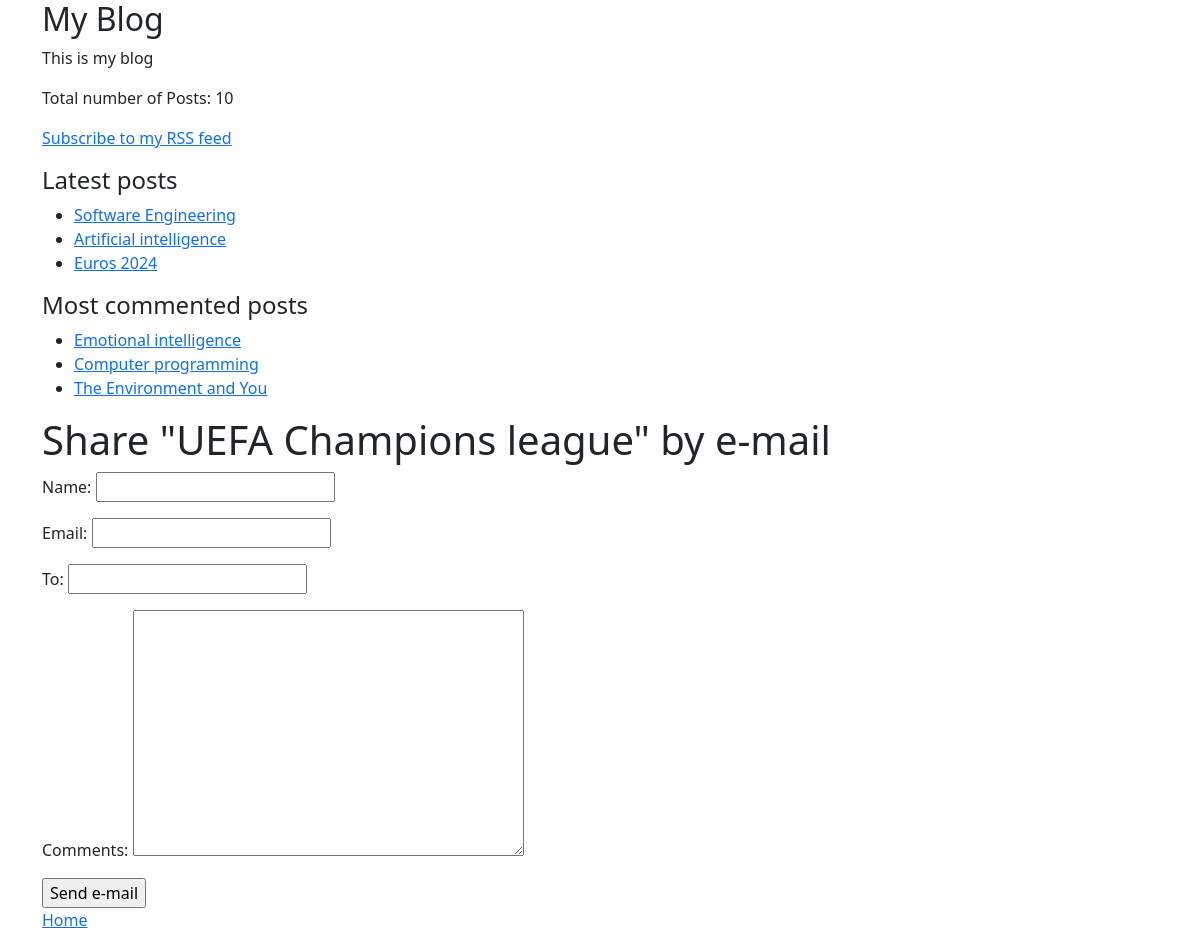
Page /2/share on the earlier database version.
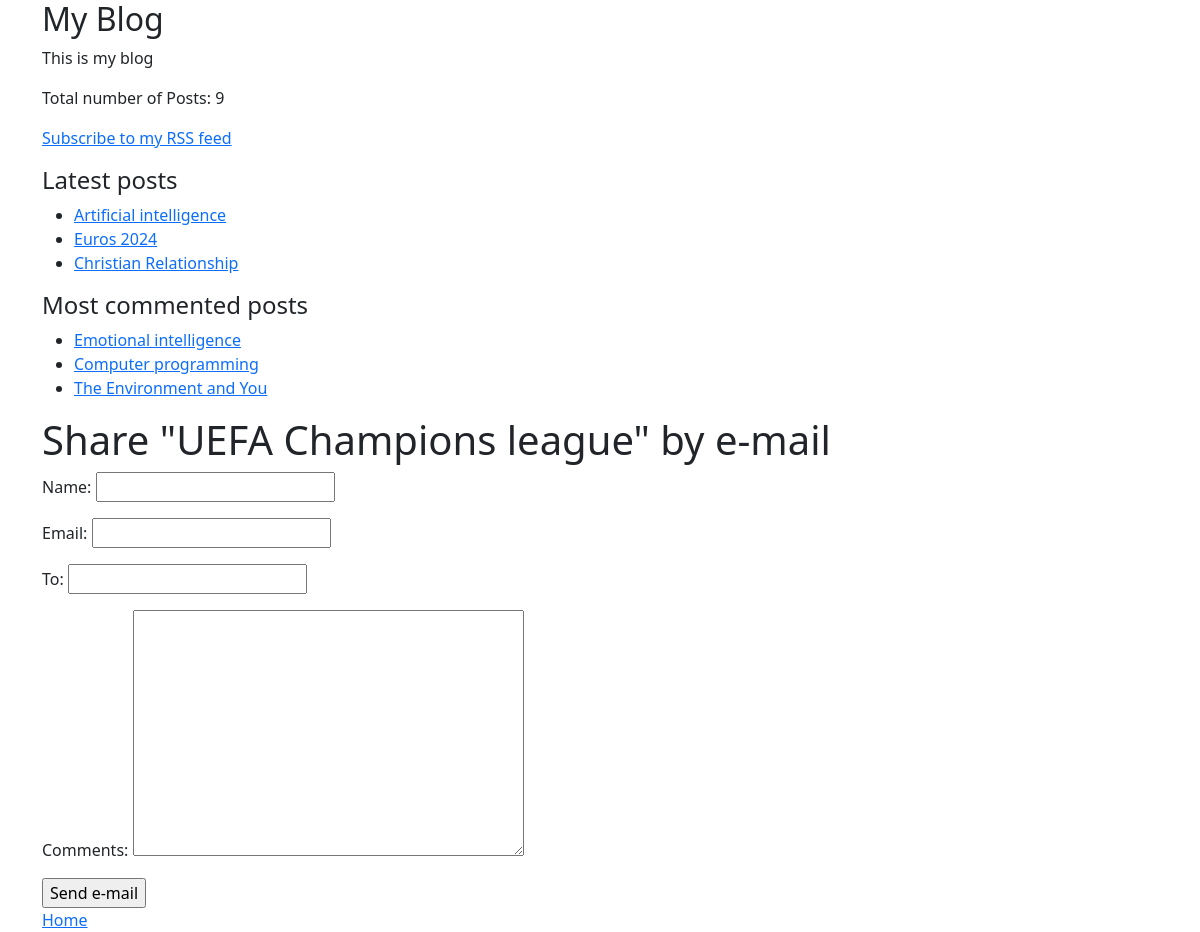
Same page on the later database version.
### forumsite/models.py (models this page shows, shortened)
class Post(models.Model):
  class Status(models.TextChoices):
    DRAFT = 'DF','Draft'
    PUBLISHED = 'PB','Published'
  title = models.CharField(max_length=250)
  slug = models.SlugField(max_length=250, unique_for_date ='publish')
  author = models.ForeignKey(User, on_delete=models.CASCADE, related_name='blog_posts')
  body = models.TextField()
  publish = models.DateTimeField(default = timezone.now)
  created = models.DateTimeField(auto_now_add = True)
  updated = models.DateTimeField(auto_now = True)
  status = models.CharField(max_length=2,choices = Status.choices,default = Status.DRAFT)
  objects = models.Manager() #default manager
  published = PublishedManager()  #custom manager
  tags = TaggableManager()
  class Meta:
    ordering = ['-publish']
    indexes = [models.Index(fields=['-publish'],)]
  def get_absolute_url(self):
    return reverse('forum:post_detail',args=[self.publish.year,
                  self.publish.month,self.publish.day,self.slug])

### forumsite/views.py (the view)
# urls.py: path('<int:post_id>/share',views.post_share,name='post_share'),
def post_share(request,post_id):
  post = get_object_or_404(Post,id=post_id,status=Post.Status.PUBLISHED)
  sent = False
  if request.method =='POST':
    form = EmailPostForm(request.POST)
    if form.is_valid():
      cd = form.cleaned_data
      post_url = request.build_absolute_uri(post.get_absolute_url())
      subject = f"{cd['name']} recommends you read {post.title}"
      message = f"Read {post.title} at {post_url} {cd['name']}\'s comments: {cd['comments']}"
      send_mail(subject,message,"matthewofomi2015@gmail.com",[cd['to']])
      sent = True
  else:
      form = EmailPostForm()
  return render(request,'forumsite/post/share.html',{'post':post,'form':form,'sent':sent})

### forumsite/forms.py
class EmailPostForm(forms.Form):
  name = forms.CharField(max_length=300)
  email = forms.EmailField()
  to = forms.EmailField()
  comments = forms.CharField(required=False,widget=forms.Textarea)

### forumsite/models.py (called while the page is built)
  def get_queryset(self):
    return super().get_queryset().filter(status=Post.Status.PUBLISHED)

### forumsite/templatetags/forumsite_tags.py (called while the page is built)
@register.simple_tag(name='my_tag')
def total_posts():
    return Post.published.count()

@register.inclusion_tag('forumsite/post/latest_posts.html')
def show_latest_posts(count=3):
    latest_posts = Post.published.order_by('-publish')[:count]
    return {'latest_posts':latest_posts}

@register.simple_tag
def most_commented_posts(count=3):
    return Post.published.annotate(total_comments=Count('comments')).order_by('-total_comments')[:count]

### forumsite/templates/forumsite/post/share.html (shortened to what this page needs)
{% extends 'forumsite/base.html' %}
{% block content %}
{% if sent %}
<h1>E-mail successfully sent</h1>
<p>"{{post.title}}" was successfully sent to {{form.cleaned_data.to}}</p>
  {% else %}
  <h1>Share "{{post.title}}" by e-mail</h1>
  <form action="" method="post">
{{form.as_p}}
<input type="submit" value="Send e-mail">
  </form>
{% endif %}
<a href="{% url 'forum:post_list' %}">Home</a>
{% endblock content %}

### forumsite/templates/forumsite/base.html (shortened to what this page needs)
{% load forumsite_tags %}
<!DOCTYPE html>
<html lang="en">
<head>
  <link href="https://cdn.jsdelivr.net/npm/bootstrap@5.2.1/dist/css/bootstrap.min.css" rel="stylesheet">
</head>
<body>
  <div class="container">
    <div id="sidebar">
      <h2 class="">My Blog</h2>
      <p>This is my blog</p>
      <p>Total number of Posts: {% my_tag %}</p>
      <p>
        <a href="{% url 'forumsite:post_feed' %}">Subscribe to my RSS feed</a>
      </p>
      <h3 class="fs-4">Latest posts</h3>
      {% show_latest_posts 3 %}
      <h3 class="fs-4">Most commented posts</h3>
      {% most_commented_posts as commented_posts %}
      <ul>
        {% for post in commented_posts %}
          <li>
            <a href="{{post.get_absolute_url}}">{{post.title}}</a>
          </li>
        {% endfor %}
      </ul>
    </div>
  <div id="'content">
    {% block content %}
    {% endblock content %}
  </div>
</div>
</body>
</html>

### forumsite/templates/forumsite/post/latest_posts.html
<ul>
    {% for post in latest_posts %}
        <li>
            <a href="{{post.get_absolute_url}}">{{post.title}}</a>
        </li>
    {% endfor %}
</ul>

Differences in the rows shown:
removed Post: title "Software Engineering", shown under "Latest posts"
now on this page (row unchanged): Post: title "Christian Relationship", shown under "Latest posts"
Other differences:
text no longer shown: "10"
text now shown: "9"
